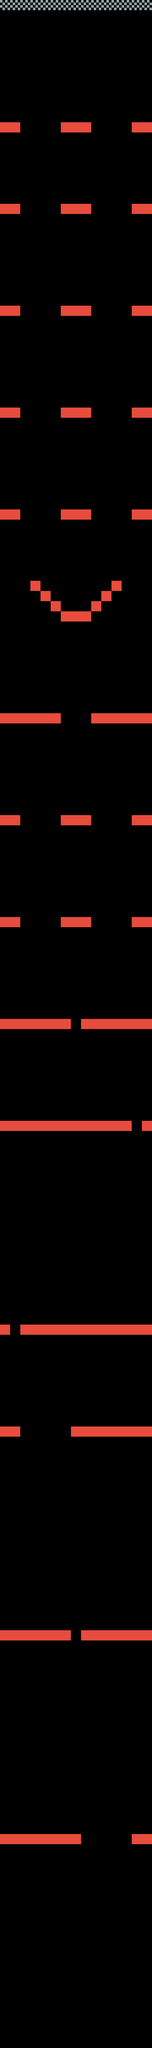

A 2D game scene composited from a Tiled map and its tileset images. What follows is a short description and the map's XML, with each tile layer's data collapsed to a summary:
An orthogonal 15x201 tile map with 48x48 px tiles, 2 tile layers (walls, finish).

<map version="1.0" orientation="orthogonal" renderorder="right-down" width="15" height="201" tilewidth="48" tileheight="48">
 <tileset firstgid="1" name="tile_set" tilewidth="48" tileheight="48">
  <image source="tile_set.png" width="144" height="96" />
 </tileset>
 <layer name="walls" width="15" height="201">
  <data>[3015 cells, 146 non-empty, 1 distinct tile ids]</data>
 </layer>
 <layer name="finish" width="15" height="201">
  <data>[3015 cells, 15 non-empty, 1 distinct tile ids]</data>
 </layer>
</map>
